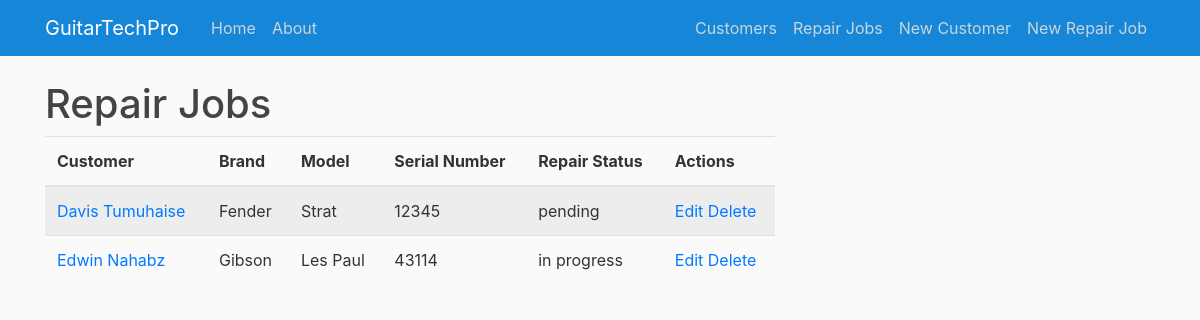
The page /guitars/view on the database as committed earlier.
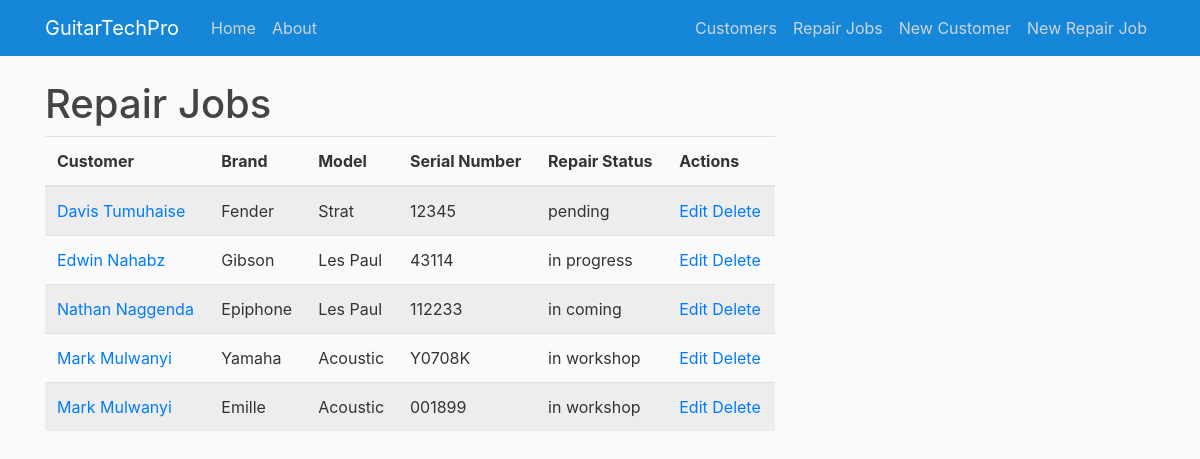
The same page on the database as committed later.
### app/models.py (models this page shows, shortened)
class Guitar(db.Model):
    id = db.Column(db.Integer, primary_key=True)
    brand = db.Column(db.String(50), nullable=False)
    model = db.Column(db.String(50), nullable=False)
    serial_number = db.Column(db.String(50), nullable=True)
    description = db.Column(db.String(250), nullable=False)
    repair_status = db.Column(db.String(50), nullable=False)
    customer_id = db.Column(db.Integer, db.ForeignKey('customer.id'), nullable=False)

class Customer(db.Model):
    id = db.Column(db.Integer, primary_key=True)
    firstname = db.Column(db.String(50), nullable=False)
    lastname = db.Column(db.String(50), nullable=False)
    phone = db.Column(db.String(20), nullable=False)
    email = db.Column(db.String(120), nullable=True)
    guitars = db.relationship('Guitar', backref='customer', lazy=True)

### app/routes.py (the view)
@app.route('/guitars/view', methods=['GET', 'POST'])
def view_guitars():
    guitars = Guitar.query.all()
    return render_template('view_guitars.html', guitars=guitars)

### app/templates/view_guitars.html (shortened to what this page needs)
{% extends 'base.html' %}
{% block content %}
<h1>Repair Jobs</h1>
<div class="table-responsive">
    <table class="table table-striped">
        <thead>
            <tr>
                <th>Customer</th>
                <th>Brand</th>
                <th>Model</th>
                <th>Serial Number</th>
                <th>Repair Status</th>
                <th>Actions</th>
            </tr>
        </thead>
        <tbody>
            {% for guitar in guitars %}
            <tr>
                <td>
                    {% if guitar.customer %}
                    <a href="{{ url_for('view_customer_guitars', customer_id=guitar.customer.id) }}">
                        {{ guitar.customer.firstname }} {{ guitar.customer.lastname }}
                    </a>
                    {% else %}
                    <a href="{{ url_for('add_customer', guitar_id=guitar.id) }}">Add Customer</a>
                    {% endif %}
                </td>
                <td>{{ guitar.brand }}</td>
                <td>{{ guitar.model }}</td>
                <td>{{ guitar.serial_number}}</td>
                <td>{{ guitar.repair_status }}</td>
                <td>
                    <a href="{{ url_for('edit_guitar', guitar_id=guitar.id) }}">Edit</a>
                    <a href="{{ url_for('delete_guitar', guitar_id=guitar.id) }}" onclick="return confirm('Are you sure you want to delete this guitar?')">Delete</a>
                </td>
            </tr>
            {% endfor %}
        </tbody>
    </table>
</div>
{% endblock %}

Rows that differ between the two databases and show on the page:
added Guitar: customer.firstname "Nathan", customer.lastname "Naggenda", brand "Epiphone", model "Les Paul", serial_number "112233", repair_status "in coming"
added Guitar: customer.firstname "Mark", customer.lastname "Mulwanyi", brand "Yamaha", model "Acoustic", serial_number "Y0708K", repair_status "in workshop"
added Guitar: customer.firstname "Mark", customer.lastname "Mulwanyi", brand "Emille", model "Acoustic", serial_number "001899", repair_status "in workshop"
